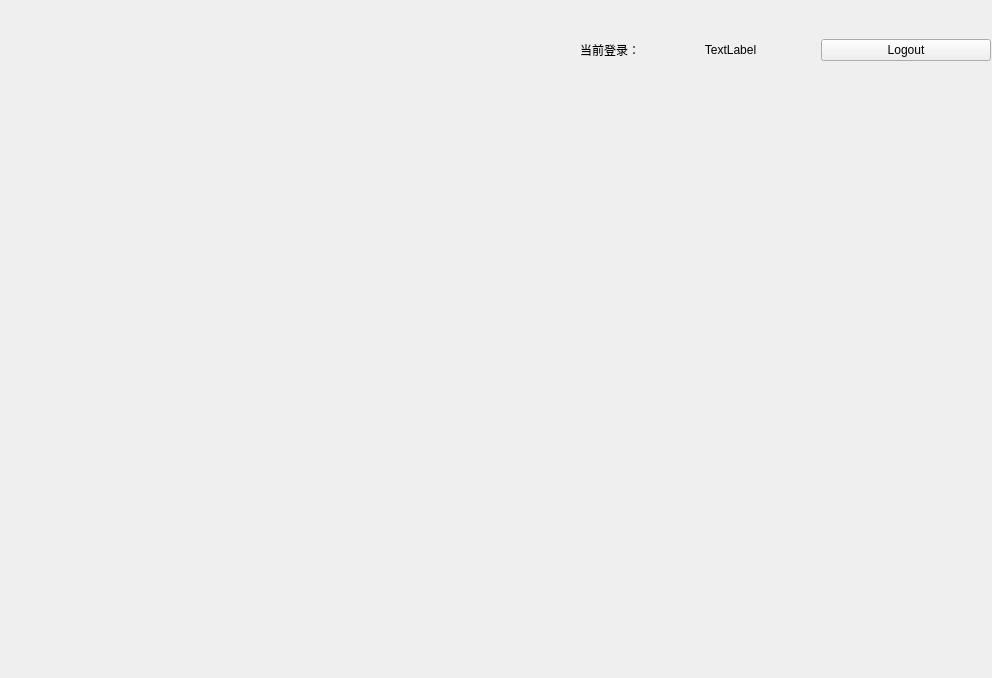
<?xml version="1.0" encoding="UTF-8"?>
<ui version="4.0">
 <class>Students_Windows</class>
 <widget class="QWidget" name="Students_Windows">
  <property name="geometry">
   <rect>
    <x>0</x>
    <y>0</y>
    <width>992</width>
    <height>678</height>
   </rect>
  </property>
  <property name="windowTitle">
   <string>Student_SQL_LSF</string>
  </property>
  <widget class="QWidget" name="horizontalLayoutWidget">
   <property name="geometry">
    <rect>
     <x>470</x>
     <y>10</y>
     <width>521</width>
     <height>80</height>
    </rect>
   </property>
   <layout class="QHBoxLayout" name="horizontalLayout">
    <item>
     <widget class="QLabel" name="label">
      <property name="text">
       <string>当前登录：</string>
      </property>
      <property name="alignment">
       <set>Qt::AlignRight|Qt::AlignTrailing|Qt::AlignVCenter</set>
      </property>
     </widget>
    </item>
    <item>
     <widget class="QLabel" name="User_Label">
      <property name="text">
       <string>TextLabel</string>
      </property>
      <property name="alignment">
       <set>Qt::AlignCenter</set>
      </property>
     </widget>
    </item>
    <item>
     <widget class="QPushButton" name="Logout_pushButton">
      <property name="text">
       <string>Logout</string>
      </property>
     </widget>
    </item>
   </layout>
  </widget>
 </widget>
 <resources/>
 <connections/>
</ui>
